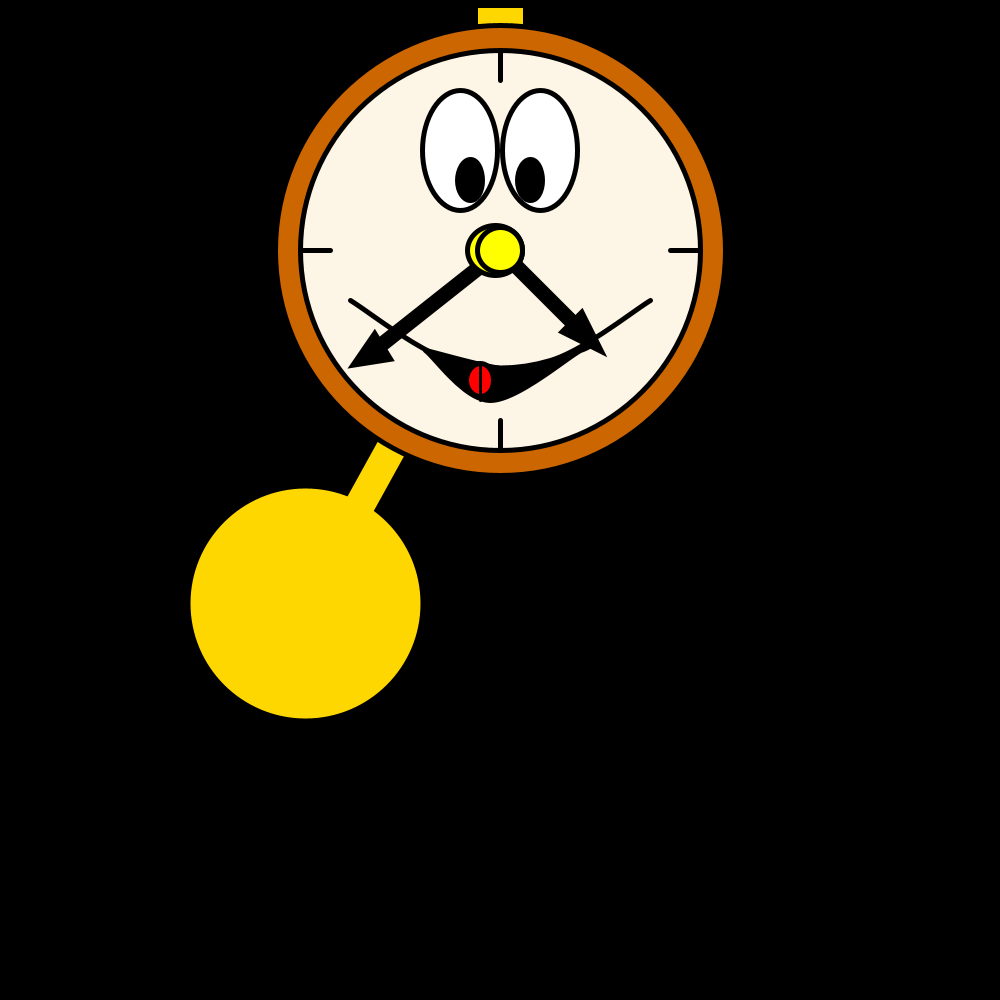
Frame 1 (no input)
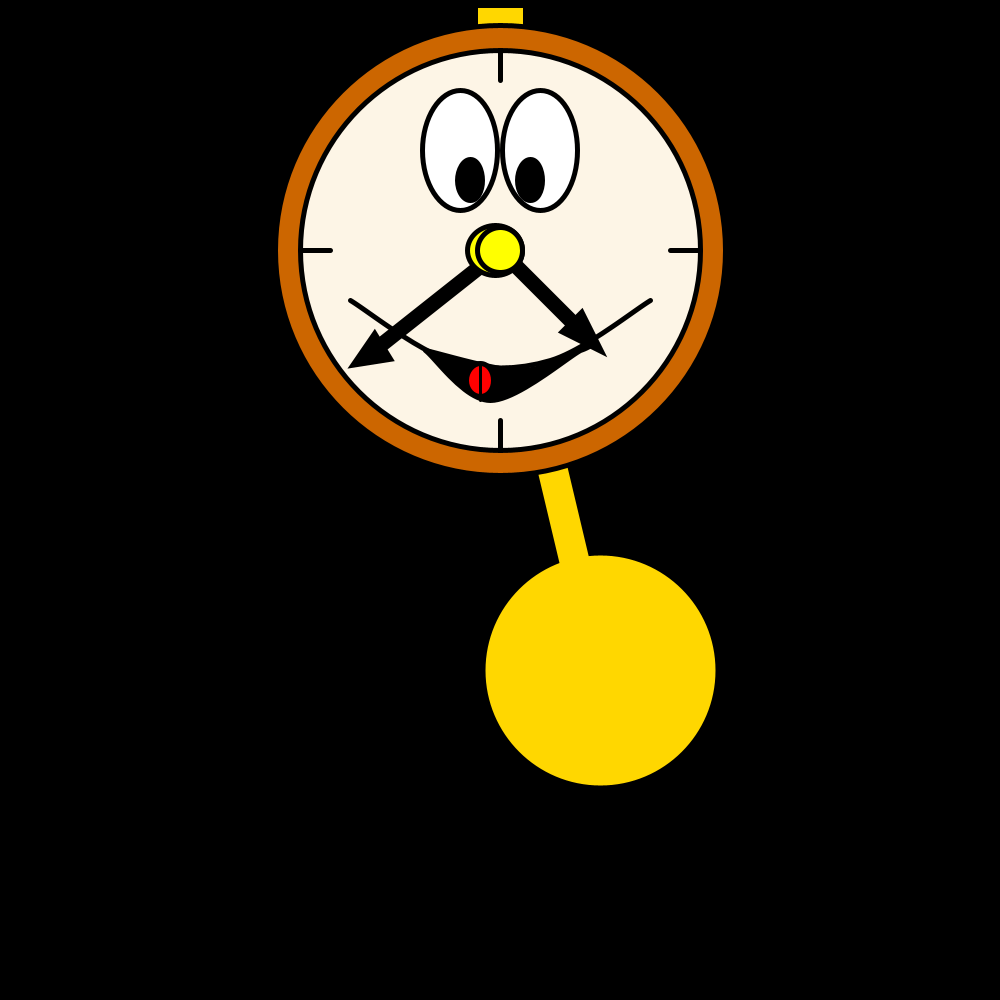
Frame 60 (the mouse pressed at the canvas centre just before this capture)
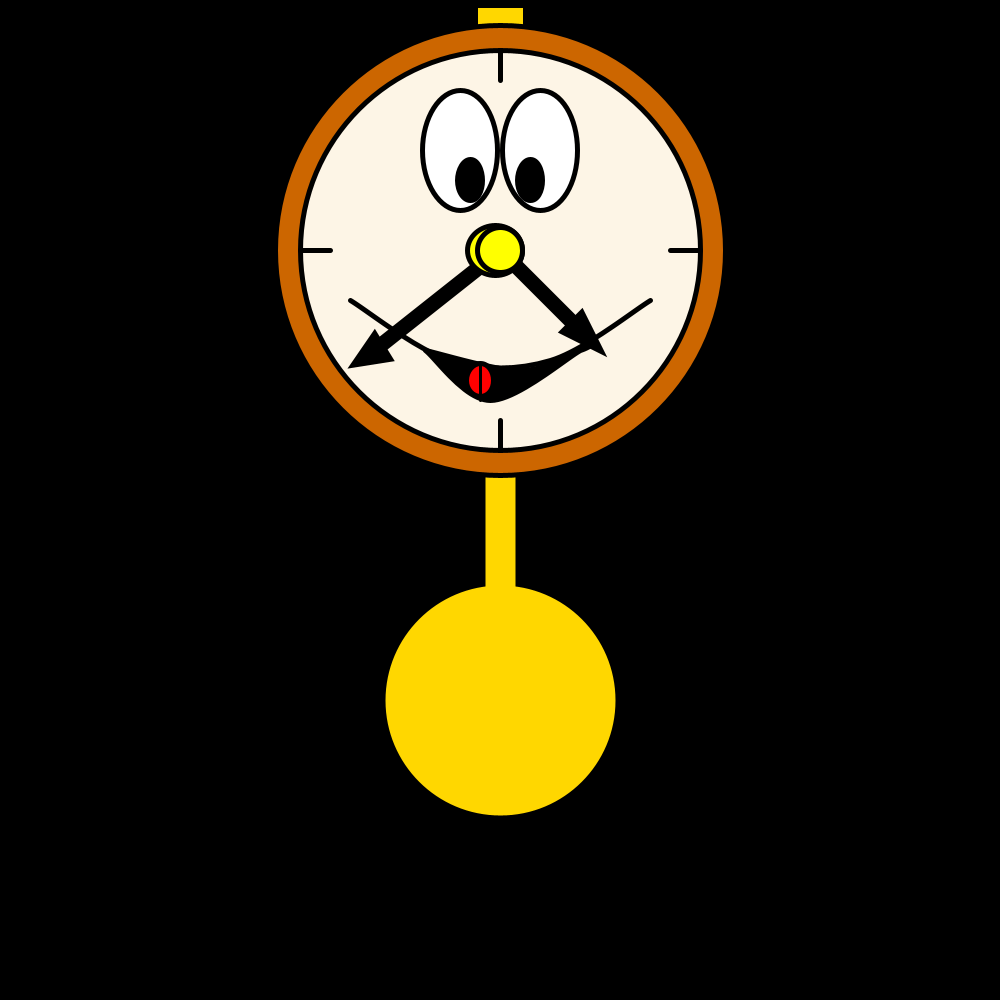
Frame 120 (the mouse held since frame 60 and released just before this capture)

The Processing sketch that drew these frames (run headless with seeded random() and noise(); from frame 60 on, the mouse is pressed at the canvas centre):

// Processing sketch: processing_68377
// ── processing_68377.pde

/*
cogsworth
Melissa Alleyne
EMS II Fall 2012
*/

float beginX = 300.0;  // Initial x-coordinate
float endX = 700.0;   // Final x-coordinate
float x = beginX;        // Current x-coordinate
float y = 600;        // Current y-coordinate
float step = -5;    // Size of each step along the path
int count = 0; 
int countStepper = -1;
float pct = 0.0;      // Percentage traveled (0.0 to 1.0)


void setup() 
{
  size(1000, 1000);
  strokeWeight(5);
  smooth();
}

void draw() 
{
  fill(0);
  rect(0, 0, width, height);

  if(x <= beginX || x >= endX) {
    step =  step * (-1);
    countStepper = countStepper * (-1);
  }
  
  /*pendulum*/
  
  strokeWeight(30);
  stroke(255, 215, 0);
  
  x = x + step; 
  count = count + countStepper; 
  y = 600 + 100 * sin(PI - radians(2.25 * count));
  
  fill(255, 215, 0);
  line(500, 250, x, y);
  ellipse(x, y, 200, 200); 
  
  strokeWeight(5);
  stroke(0);  

  rect(475, 5, 50, 50);
  fill(204, 102, 0); //brown  
  ellipse(500, 250, 450, 450); //outer face
  fill(253, 245, 230);
  ellipse(500, 250, 400, 400); //inner face
  
  fill(255); //white
  ellipse(540, 150, 75, 120); //white of right eye
  ellipse(460, 150, 75, 120); //white of left eye
  
  fill(0); //black
  ellipse(530, 180, 25, 41); //white of right eye
  ellipse(470, 180, 25, 41); //white of left eye
  
  noFill(); //top of mouth
  beginShape(); 
  curveVertex(350,  300);
  curveVertex(350,  300);
  curveVertex(450,  360);
  curveVertex(550,  360);
  curveVertex(650,  300);
  curveVertex(650, 300);
  endShape();
  
  fill(0); //bottom of mouth
  beginShape(); 
  curveVertex(425, 350); 
  curveVertex(425, 350);
  curveVertex(490, 400);
  curveVertex(580, 350);
  curveVertex(580, 350);
  curveVertex(520, 370);
  curveVertex(425, 350);
  curveVertex(425, 350);
  endShape();  
  
  strokeWeight(15); 
  line(500, 250, 580, 330); //hour hand
  triangle(580, 320, 590, 340, 570, 330);
  line(500, 250, 380, 345); //minute hand
  triangle(374, 342, 382, 355, 363, 358);
  
  strokeWeight(5);
  fill(255, 255, 0);  //nose
  ellipse(495, 250, 55, 50);
  ellipse(500, 250, 45, 45);
  
  fill(255, 0, 0);   //tongue
  ellipse(480, 380, 27, 33);
  strokeWeight(3);
  line(480, 365, 480, 400); 
  
  strokeWeight(5);
  //clock ticks
  line(500, 50, 500, 80); //12 o'clock tick
  line(500, 420, 500, 450); //6 o'clock tick
  line(670, 250, 700, 250); //3 o'clock tick
  line(300, 250, 330, 250); //9 o'clock tick
  
}
